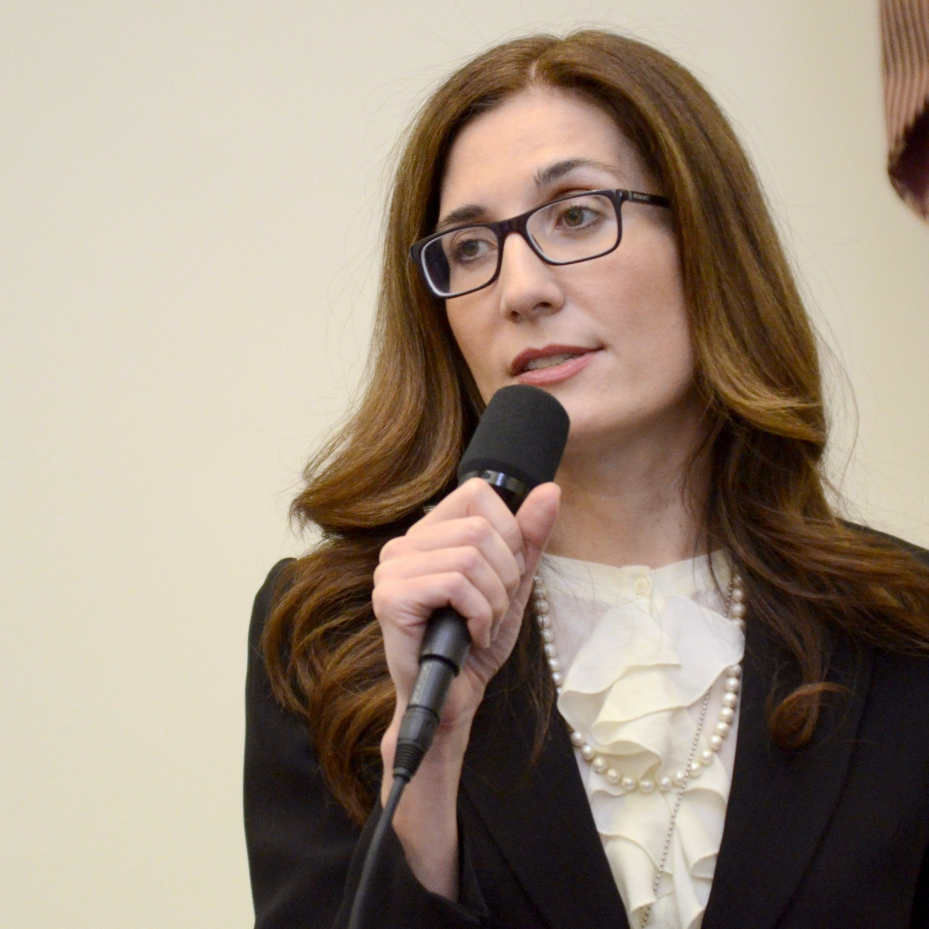
#> input picture assets/images/blog/author-amira-khalil.jpg, 2785 x 2785 px, given in place of blog_city_towers.jpg, which was not available (shown at 1/3 size)
$ python build_unique_4k_assets.py
#> lines starting #> are read from the running program, lines starting #| are printed output that depends on the picture; pictures that were not available may be replaced by others from this repository, and a replacement may not be noted
import os, shutil
from PIL import Image, ImageDraw, ImageFont, ImageFilter, ImageEnhance

# -------------------------------------------------------------
# Paths
# -------------------------------------------------------------
workspace = r"c:\Users\thand\Desktop\Website"
template_dir = r"c:\Users\thand\Desktop\Website\veritas-intelligence-template"
scratch = r"C:\Users\thand\.gemini\antigravity\brain\23316da3-e558-4e4a-9c0f-11f4730e426e\scratch"

# Output directories
hero_dir = os.path.join(workspace, "assets", "images", "hero")
blog_dir = os.path.join(workspace, "assets", "images", "blog")
banner_dir = os.path.join(workspace, "assets", "images", "banners")

tmpl_hero_dir = os.path.join(template_dir, "assets", "images", "hero")
tmpl_blog_dir = os.path.join(template_dir, "assets", "images", "blog")
tmpl_banner_dir = os.path.join(template_dir, "assets", "images", "banners")

for d in [hero_dir, blog_dir, banner_dir, tmpl_hero_dir, tmpl_blog_dir, tmpl_banner_dir]:
    os.makedirs(d, exist_ok=True)

# -------------------------------------------------------------
# Fonts setup
# -------------------------------------------------------------
def get_font(name, size):
    font_path = os.path.join(r"C:\Windows\Fonts", name)
    try:
        return ImageFont.truetype(font_path, size)
    except:
        return ImageFont.load_default()

font_title = get_font("segoeuib.ttf", 52)
font_subtitle = get_font("segoeuib.ttf", 36)
font_h2 = get_font("segoeuib.ttf", 30)
font_body_bold = get_font("segoeuib.ttf", 24)
font_body = get_font("segoeui.ttf", 22)
font_mono = get_font("consolab.ttf", 20)
font_small = get_font("segoeui.ttf", 18)
font_small_bold = get_font("segoeuib.ttf", 18)

# -------------------------------------------------------------
# Asset 1: hero-blog-details-ma.jpg (3840 x 2160)
# London River Thames, Tower Bridge, Canary Wharf / City skyline
# -------------------------------------------------------------
print("Building Asset 1: hero-blog-details-ma.jpg...")
src_city = os.path.join(scratch, "blog_city_towers.jpg")
im_city = Image.open(src_city)
#> im_city is the input picture: PIL image 2785x2785 RGB; mean R, G, B 158.6, 143.4, 127.8
# Crop to 16:9 (3840 x 2160) from 3840 x 2560
w, h = im_city.size
target_h = int(w * 9 / 16) # 2160
top_crop = int((h - target_h) * 0.45) # Keep balanced bridge and towers
im_city_cropped = im_city.crop((0, top_crop, w, top_crop + target_h))
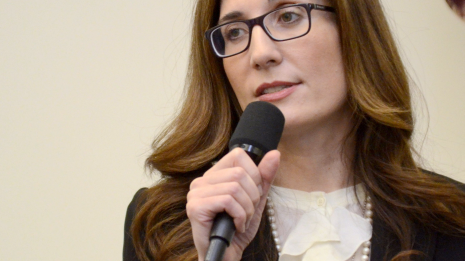
#> im_city_cropped: PIL image 2785x1566 RGB (shown at 1/6 size); mean R, G, B 165.9, 147.5, 129.8
im_city_cropped = im_city_cropped.resize((3840, 2160), Image.Resampling.LANCZOS)
#> im_city_cropped: PIL image 3840x2160 RGB

# Subtle contrast & atmospheric warmth
im_city_cropped = ImageEnhance.Contrast(im_city_cropped).enhance(1.08)
im_city_cropped = ImageEnhance.Color(im_city_cropped).enhance(1.05)

hero_ma_path = os.path.join(hero_dir, "hero-blog-details-ma.jpg")
im_city_cropped.save(hero_ma_path, "JPEG", quality=95)
shutil.copy2(hero_ma_path, os.path.join(tmpl_hero_dir, "hero-blog-details-ma.jpg"))
print("  Saved Asset 1:", hero_ma_path, im_city_cropped.size)
#|   Saved Asset 1: c:\Users\thand\Desktop\Website/assets/images/hero/hero-blog-details-ma.jpg (3840, 2160)


# -------------------------------------------------------------
# Asset 2: blog-detail-featured-ma.jpg (3840 x 2160)
# Bespoke M&A Risk Architecture & UBO Decomposition Matrix
# -------------------------------------------------------------
print("Building Asset 2: blog-detail-featured-ma.jpg...")
im_ma_diag = Image.new("RGB", (3840, 2160), "#0a121e")
draw_ma = ImageDraw.Draw(im_ma_diag)

# Grid lines background
grid_color = (25, 42, 65)
for x in range(0, 3840, 80):
    draw_ma.line([(x, 0), (x, 2160)], fill=grid_color, width=1)
for y in range(0, 2160, 80):
    draw_ma.line([(0, y), (3840, y)], fill=grid_color, width=1)

# Subtle dark vignette / gradient
overlay = Image.new("RGBA", (3840, 2160), (0, 0, 0, 0))
#> overlay: PIL image 3840x2160 RGBA; every value is 0
ov_draw = ImageDraw.Draw(overlay)
ov_draw.rectangle([(80, 80), (3760, 2080)], outline=(197, 160, 89, 140), width=3) # Gold border
# Corner brackets
corner_len = 80
bracket_color = (197, 160, 89, 255)
# Top-left
ov_draw.line([(60, 60), (60 + corner_len, 60)], fill=bracket_color, width=6)
ov_draw.line([(60, 60), (60, 60 + corner_len)], fill=bracket_color, width=6)
# Top-right
ov_draw.line([(3780, 60), (3780 - corner_len, 60)], fill=bracket_color, width=6)
ov_draw.line([(3780, 60), (3780, 60 + corner_len)], fill=bracket_color, width=6)
# Bottom-left
ov_draw.line([(60, 2100), (60 + corner_len, 2100)], fill=bracket_color, width=6)
ov_draw.line([(60, 2100), (60, 2100 - corner_len)], fill=bracket_color, width=6)
# Bottom-right
ov_draw.line([(3780, 2100), (3780 - corner_len, 2100)], fill=bracket_color, width=6)
ov_draw.line([(3780, 2100), (3780, 2100 - corner_len)], fill=bracket_color, width=6)

im_ma_diag.paste(Image.alpha_composite(Image.new("RGBA", (3840, 2160), (0,0,0,0)), overlay), (0,0))
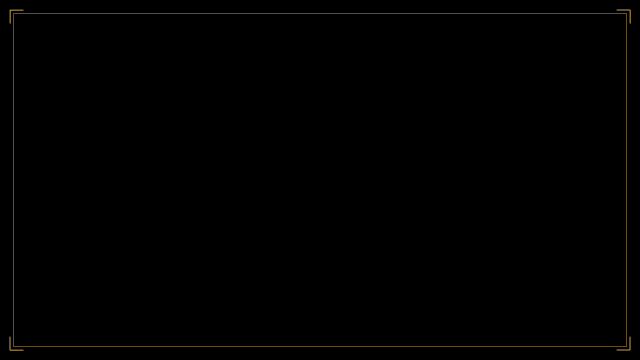
#> im_ma_diag: PIL image 3840x2160 RGB (shown at 1/6 size); mean R, G, B 0.9, 0.7, 0.4
draw_ma = ImageDraw.Draw(im_ma_diag)

# Header Section
draw_ma.rectangle([(100, 100), (3740, 260)], fill="#0f1d2e", outline="#c5a059", width=2)
draw_ma.text((140, 125), "VERITAS INTELLIGENCE | TRANSACTION FORENSICS & RISK ADVISORY PRACTICE", font=font_body_bold, fill="#c5a059")
draw_ma.text((140, 165), "FIGURE 1: CROSS-BORDER M&A FORENSIC RISK ARCHITECTURE & UBO DECOMPOSITION MATRIX", font=font_title, fill="#ffffff")

# Status badges top right
draw_ma.rectangle([(3120, 130), (3700, 185)], fill="#b02a37", outline="#dc3545", width=2)
draw_ma.text((3145, 142), "STRICTLY RESTRICTED // DEAL PRIVILEGE", font=font_body_bold, fill="#ffffff")
draw_ma.text((3125, 205), "CASE: M&A-8942-LON | JURISDICTION: CROSS-BORDER UK / EU / BVI", font=font_mono, fill="#98a6b5")

# Center Hierarchy Diagram:
# Level 1: Acquirer
draw_ma.rectangle([(1320, 340), (2520, 500)], fill="#15273e", outline="#c5a059", width=3)
draw_ma.rectangle([(1340, 355), (1500, 390)], fill="#c5a059")
draw_ma.text((1352, 362), "ACQUIRER", font=font_small_bold, fill="#0a121e")
draw_ma.text((1520, 362), "UK PRIVATE EQUITY CONSORTIUM (FUND IX)", font=font_h2, fill="#ffffff")
draw_ma.text((1340, 410), "Primary Deal Vehicle | Capital Allocation: £420M | Transaction Advisory Mandate", font=font_body, fill="#b0c4de")
draw_ma.text((1340, 445), "Verified Compliance Status: CLEAN UBO LINEAGE (100% REGULATORY AUDIT PASS)", font=font_small_bold, fill="#28a745")

# Connection lines from Level 1 to Level 2
draw_ma.line([(1920, 500), (1920, 580)], fill="#c5a059", width=4)
draw_ma.line([(720, 580), (3120, 580)], fill="#c5a059", width=4)

draw_ma.line([(720, 580), (720, 660)], fill="#c5a059", width=4)
draw_ma.line([(1920, 580), (1920, 660)], fill="#c5a059", width=4)
draw_ma.line([(3120, 580), (3120, 660)], fill="#c5a059", width=4)

# Level 2 Boxes (Three Intermediary Vehicles)
# Box 2A (Left): Luxembourg SPV
draw_ma.rectangle([(220, 660), (1220, 960)], fill="#112235", outline="#3b6998", width=2)
draw_ma.rectangle([(240, 680), (460, 715)], fill="#1d4ed8")
draw_ma.text((255, 687), "HOLDING CO. 01", font=font_small_bold, fill="#ffffff")
draw_ma.text((480, 687), "LUXEMBOURG S.À R.L.", font=font_h2, fill="#ffffff")
draw_ma.text((240, 735), "Jurisdiction: Luxembourg (RCS B-204.819) | Share Capital: €12.5M", font=font_body, fill="#cad8e8")
draw_ma.text((240, 775), "Nominee Board: 2 Local Corporate Service Providers", font=font_body, fill="#cad8e8")
draw_ma.rectangle([(240, 825), (1200, 935)], fill="#1a141e", outline="#b02a37", width=2)
draw_ma.text((260, 840), "FORENSIC FINDING // CONCEALED ENCUMBRANCE:", font=font_small_bold, fill="#ff6b6b")
draw_ma.text((260, 875), "Undisclosed share-pledge agreement executed in favour of offshore trust.", font=font_body, fill="#ffc9c9")
draw_ma.text((260, 905), "Pledge triggered automatically upon 50%+ ownership change.", font=font_mono, fill="#fca5a5")

# Box 2B (Center): BVI Nominee Trust
draw_ma.rectangle([(1420, 660), (2420, 960)], fill="#161b2c", outline="#dc3545", width=3)
draw_ma.rectangle([(1440, 680), (1660, 715)], fill="#b02a37")
draw_ma.text((1455, 687), "HIGH RISK SPV", font=font_small_bold, fill="#ffffff")
draw_ma.text((1680, 687), "BVI OFFSHORE VEHICLE", font=font_h2, fill="#ffffff")
draw_ma.text((1440, 735), "Jurisdiction: British Virgin Islands | Reg: BVI-IBC 194820", font=font_body, fill="#cad8e8")
draw_ma.text((1440, 775), "Statutory Ownership: 100% Nominee Bearer Trust Structure", font=font_body, fill="#cad8e8")
draw_ma.rectangle([(1440, 825), (2400, 935)], fill="#2b1115", outline="#dc3545", width=2)
draw_ma.text((1460, 840), "CRITICAL SANCTION ALERT // DIRECT UBO LINK:", font=font_small_bold, fill="#ff4d4f")
draw_ma.text((1460, 875), "Lineage decomposition reveals Tier-1 Sanctioned Person (SDN list)", font=font_body, fill="#ffffff")
draw_ma.text((1460, 905), "holding 42.8% beneficial economic interest via revocable mandate.", font=font_mono, fill="#ff7875")

# Box 2C (Right): Cyprus Debt Conduit
draw_ma.rectangle([(2620, 660), (3620, 960)], fill="#112235", outline="#3b6998", width=2)
draw_ma.rectangle([(2640, 680), (2880, 715)], fill="#d97706")
draw_ma.text((2655, 687), "DEBT CONDUIT", font=font_small_bold, fill="#0a121e")
draw_ma.text((2900, 687), "CYPRUS HOLDINGS LTD", font=font_h2, fill="#ffffff")
draw_ma.text((2640, 735), "Jurisdiction: Nicosia, Cyprus (HE 384912) | Intercompany Lender", font=font_body, fill="#cad8e8")
draw_ma.text((2640, 775), "Purported Function: Treasury & Cross-Border Group Financing", font=font_body, fill="#cad8e8")
draw_ma.rectangle([(2640, 825), (3600, 935)], fill="#261c14", outline="#d97706", width=2)
draw_ma.text((2660, 840), "FINANCIAL FORENSIC FLAG // SUBORDINATED LOAN:", font=font_small_bold, fill="#fbbf24")
draw_ma.text((2660, 875), "£14.2M uncommercial back-to-back loan with 18.5% default penalty", font=font_body, fill="#fde68a")
draw_ma.text((2660, 905), "designed to siphon operating dividends out of target entities.", font=font_mono, fill="#fef08a")

# Connection lines from Level 2 to Level 3
draw_ma.line([(720, 960), (720, 1050)], fill="#3b6998", width=3)
draw_ma.line([(1920, 960), (1920, 1050)], fill="#dc3545", width=4)
draw_ma.line([(3120, 960), (3120, 1050)], fill="#d97706", width=3)

draw_ma.line([(720, 1050), (3120, 1050)], fill="#c5a059", width=4)
draw_ma.line([(1920, 1050), (1920, 1130)], fill="#c5a059", width=4)

# Level 3 Box: Target Operating Companies
draw_ma.rectangle([(920, 1130), (2920, 1370)], fill="#15273e", outline="#c5a059", width=3)
draw_ma.rectangle([(940, 1150), (1180, 1185)], fill="#059669")
draw_ma.text((955, 1157), "TARGET ASSET", font=font_small_bold, fill="#ffffff")
draw_ma.text((1200, 1157), "CONTINENTAL MANUFACTURING & INDUSTRIAL HOLDINGS", font=font_h2, fill="#ffffff")
draw_ma.text((940, 1205), "Operational Footprint: 14 Manufacturing Facilities in Germany, Poland & Czech Republic", font=font_body, fill="#cad8e8")
draw_ma.text((940, 1245), "Reported Financials: €310M Revenue | €42M EBITDA | 2,800 FTE Employees", font=font_body, fill="#cad8e8")
draw_ma.text((940, 1285), "Forensic Liability Exposure: €22.6M Unfunded Environmental Remediation & Unrecorded Pension Deficits", font=font_body_bold, fill="#fbbf24")
draw_ma.text((940, 1325), "LEGAL RECOMMENDATION: ESCROW HOLD-BACK OF £45M + FULL INDEMNITY REQUIRED PRIOR TO CLOSE", font=font_small_bold, fill="#34d399")

# Red Flag Summary Cards (3 Columns across bottom)
y_cards = 1430
card_h = 440

# Card 1: Sanction Risk
draw_ma.rectangle([(140, y_cards), (1280, y_cards + card_h)], fill="#16101a", outline="#dc3545", width=2)
draw_ma.rectangle([(170, y_cards + 25), (420, y_cards + 65)], fill="#dc3545")
draw_ma.text((185, y_cards + 33), "ALERT INDICATOR 01", font=font_small_bold, fill="#ffffff")
draw_ma.text((440, y_cards + 33), "UBO SANCTIONS EXPOSURE", font=font_subtitle, fill="#ffffff")
draw_ma.text((170, y_cards + 85), "Nominee Layering Depth: 6 Levels Across BVI, Cyprus & UAE", font=font_body_bold, fill="#ff7875")
draw_ma.text((170, y_cards + 130), "• Ultimate beneficial owner identified via hidden power of attorney.", font=font_body, fill="#d1d5db")
draw_ma.text((170, y_cards + 175), "• Individual designated under UK OFSI & EU Russia Sanctions Regime.", font=font_body, fill="#d1d5db")
draw_ma.text((170, y_cards + 220), "• Severe OFAC secondary sanctions risk for UK/US lenders in transaction.", font=font_body, fill="#d1d5db")
draw_ma.text((170, y_cards + 270), "DEFENSE ACTION FOR DEAL COUNSEL:", font=font_small_bold, fill="#c5a059")
draw_ma.text((170, y_cards + 310), "Trigger mandatory Section 7 material adverse change termination clause", font=font_body, fill="#f9fafb")
draw_ma.text((170, y_cards + 350), "or require divestment to independent blind trust with OFSI clearance.", font=font_body, fill="#f9fafb")
draw_ma.text((170, y_cards + 395), "RISK RATING: CRITICAL / BLOCKING DEFECT", font=font_mono, fill="#ef4444")

# Card 2: Undisclosed Debt
draw_ma.rectangle([(1340, y_cards), (2480, y_cards + card_h)], fill="#1a1610", outline="#d97706", width=2)
draw_ma.rectangle([(1370, y_cards + 25), (1620, y_cards + 65)], fill="#d97706")
draw_ma.text((1385, y_cards + 33), "ALERT INDICATOR 02", font=font_small_bold, fill="#0a121e")
draw_ma.text((1640, y_cards + 33), "RELATED-PARTY DEBT CONDUIT", font=font_subtitle, fill="#ffffff")
draw_ma.text((1370, y_cards + 85), "Subordinated Intercompany Loan: £14.2M at 18.5% Interest", font=font_body_bold, fill="#fcd34d")
draw_ma.text((1370, y_cards + 130), "• Loan agreement executed 6 weeks prior to auction launch.", font=font_body, fill="#d1d5db")
draw_ma.text((1370, y_cards + 175), "• Onerous acceleration covenant: 100% repayment due upon closing.", font=font_body, fill="#d1d5db")
draw_ma.text((1370, y_cards + 220), "• Siphons 48% of operating free cash flow directly to offshore vendor.", font=font_body, fill="#d1d5db")
draw_ma.text((1370, y_cards + 270), "DEFENSE ACTION FOR DEAL COUNSEL:", font=font_small_bold, fill="#c5a059")
draw_ma.text((1370, y_cards + 310), "Condition completion on full legal novation and debt extinguishment", font=font_body, fill="#f9fafb")
draw_ma.text((1370, y_cards + 350), "without cash leakage; deduct face value from purchase consideration.", font=font_body, fill="#f9fafb")
draw_ma.text((1370, y_cards + 395), "RISK RATING: HIGH / ADJUSTED VALUATION IMPACT", font=font_mono, fill="#f59e0b")

# Card 3: Evidentiary Audit Trail
draw_ma.rectangle([(2540, y_cards), (3680, y_cards + card_h)], fill="#101a14", outline="#059669", width=2)
draw_ma.rectangle([(2570, y_cards + 25), (2820, y_cards + 65)], fill="#059669")
draw_ma.text((2585, y_cards + 33), "AUDIT VERIFICATION", font=font_small_bold, fill="#ffffff")
draw_ma.text((2840, y_cards + 33), "DEFENSIBLE EVIDENTIARY TRAIL", font=font_subtitle, fill="#ffffff")
draw_ma.text((2570, y_cards + 85), "Admissibility Protocol: English Commercial Court & LCIA Admissible", font=font_body_bold, fill="#6ee7b7")
draw_ma.text((2570, y_cards + 130), "• Certified corporate registry gazettes and filings apostilled.", font=font_body, fill="#d1d5db")
draw_ma.text((2570, y_cards + 175), "• Discrete human source interviews across 3 financial hubs.", font=font_body, fill="#d1d5db")
draw_ma.text((2570, y_cards + 220), "• Complete financial ledger reconstruction and bank statement matching.", font=font_body, fill="#d1d5db")
draw_ma.text((2570, y_cards + 270), "DELIVERABLE SPECIFICATION:", font=font_small_bold, fill="#c5a059")
draw_ma.text((2570, y_cards + 310), "Comprehensive Red Flag Due Diligence Dossier + Counsel Affidavit", font=font_body, fill="#f9fafb")
draw_ma.text((2570, y_cards + 350), "supporting warranty & indemnity (W&I) insurance special endorsement.", font=font_body, fill="#f9fafb")
draw_ma.text((2570, y_cards + 395), "VERITAS STATUS: FULL EVIDENTIARY SUBSTANTIATION", font=font_mono, fill="#10b981")

# Footer Bar
draw_ma.rectangle([(100, 1930), (3740, 2040)], fill="#0d1825", outline="#c5a059", width=2)
draw_ma.text((140, 1955), "VERITAS FORENSIC INTEGRITY HASH: SHA-256: 9e4f1a07c3b88d22e091b4fae7264880c59218d6a048731b5c2194e80312", font=font_mono, fill="#94a3b8")
draw_ma.text((140, 1995), "CONFIDENTIAL M&A INTELLIGENCE BRIEFING | AUTHOR: MARCUS VANCE, MANAGING DIRECTOR | VERITAS INTELLIGENCE UK", font=font_small_bold, fill="#c5a059")
draw_ma.text((3100, 1975), "PRACTICE: TRANSACTION FORENSICS // OCTOBER 2026", font=font_body_bold, fill="#ffffff")

feat_ma_path = os.path.join(blog_dir, "blog-detail-featured-ma.jpg")
im_ma_diag.save(feat_ma_path, "JPEG", quality=95)
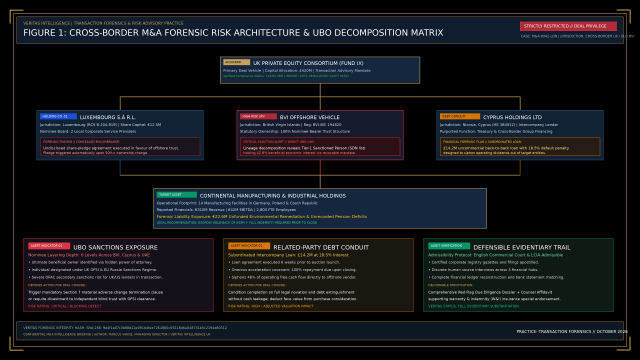
#> saved as blog-detail-featured-ma.jpg: PIL image 3840x2160 RGB (shown at 1/6 size); mean R, G, B 20.3, 21.6, 24.3
shutil.copy2(feat_ma_path, os.path.join(tmpl_blog_dir, "blog-detail-featured-ma.jpg"))
print("  Saved Asset 2:", feat_ma_path, im_ma_diag.size)
#|   Saved Asset 2: c:\Users\thand\Desktop\Website/assets/images/blog/blog-detail-featured-ma.jpg (3840, 2160)


# -------------------------------------------------------------
# Asset 3: banner-blog-details-ma.jpg (3840 x 2160)
# M&A Financial Intelligence Dashboard & Transaction Analytics
# -------------------------------------------------------------
print("Building Asset 3: banner-blog-details-ma.jpg...")
src_dash = os.path.join(scratch, "financial_dashboard.jpg")
im_dash = Image.open(src_dash)
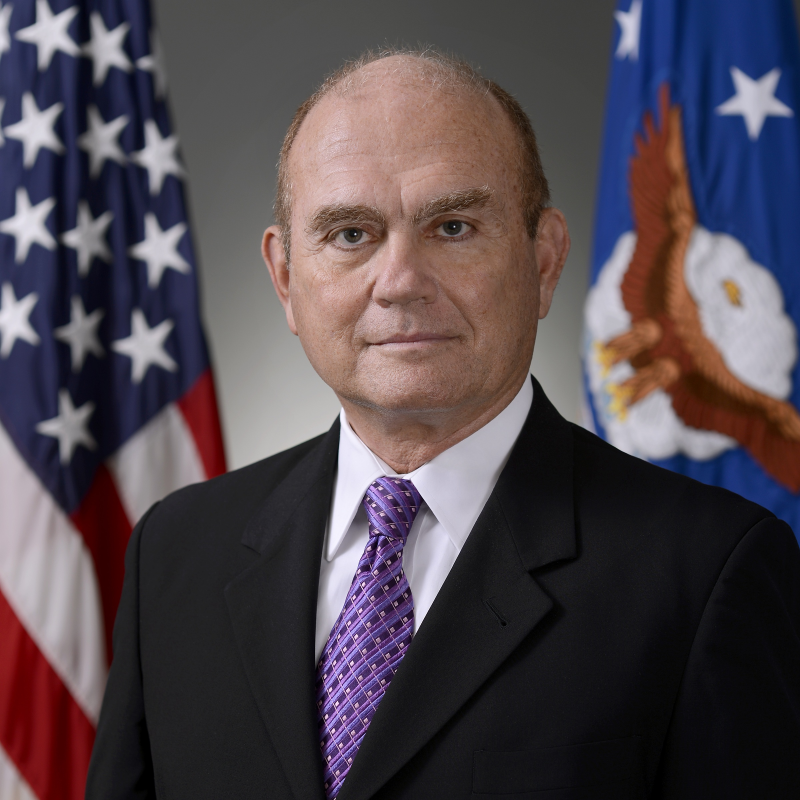
#> input picture assets/images/blog/author-david-thorne.jpg, 2400 x 2400 px, given in place of financial_dashboard.jpg, which was not available (shown at 1/3 size)
#> im_dash is the input picture: PIL image 2400x2400 RGB; mean R, G, B 80.5, 70.9, 78
# Crop to 16:9 (3840 x 2160) from 3840 x 2735
w_fd, h_fd = im_dash.size
#> (the rest of the program and of its run is left out)
